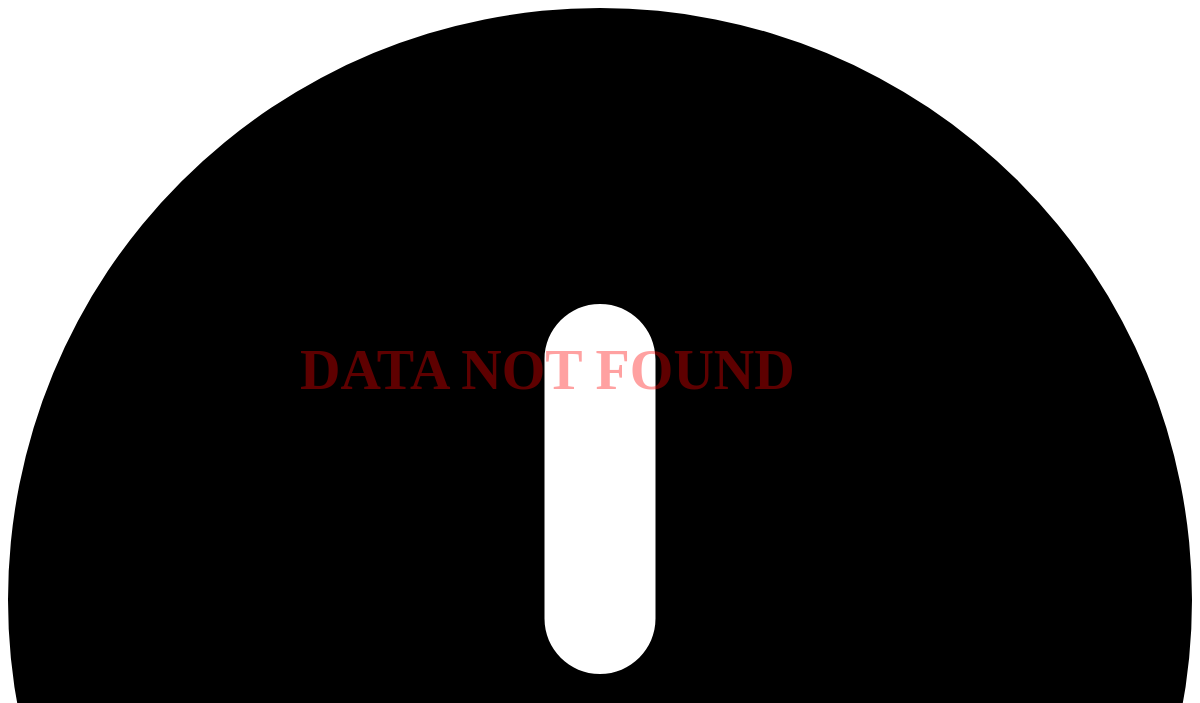
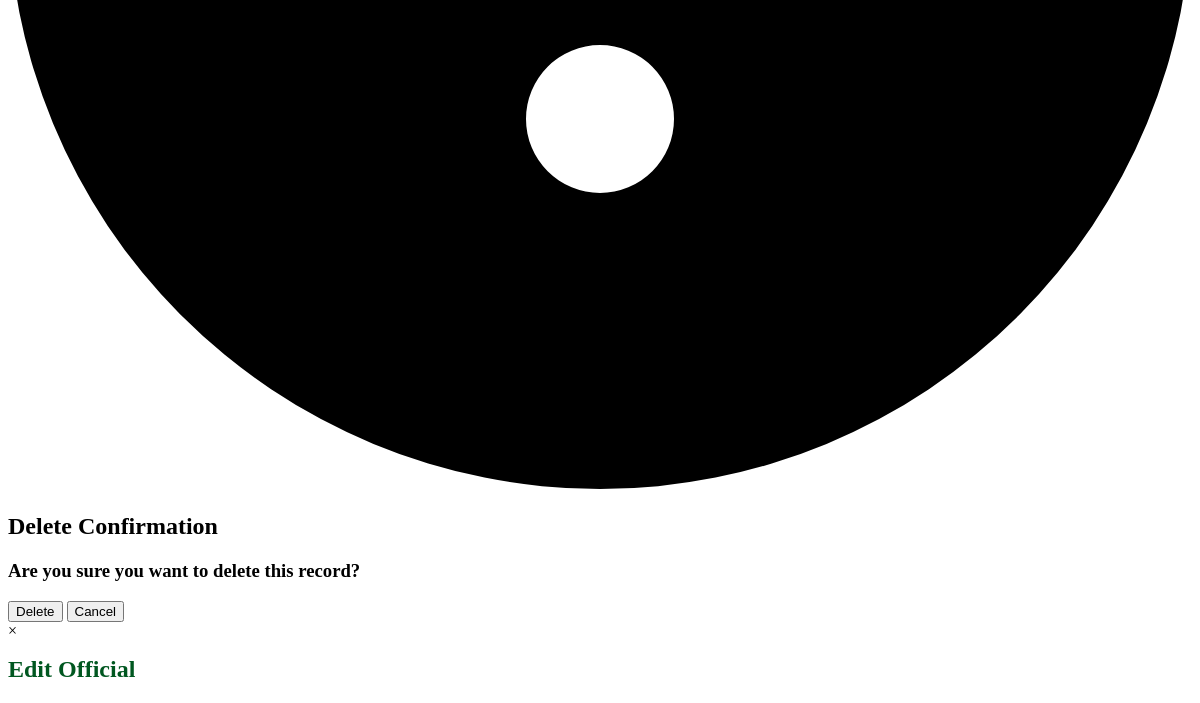
Page /administrator/admin_panel/brgy_official_folder/table.php?page=2&limit=10 (upper part) on the earlier database version (2 pictures, top to bottom).
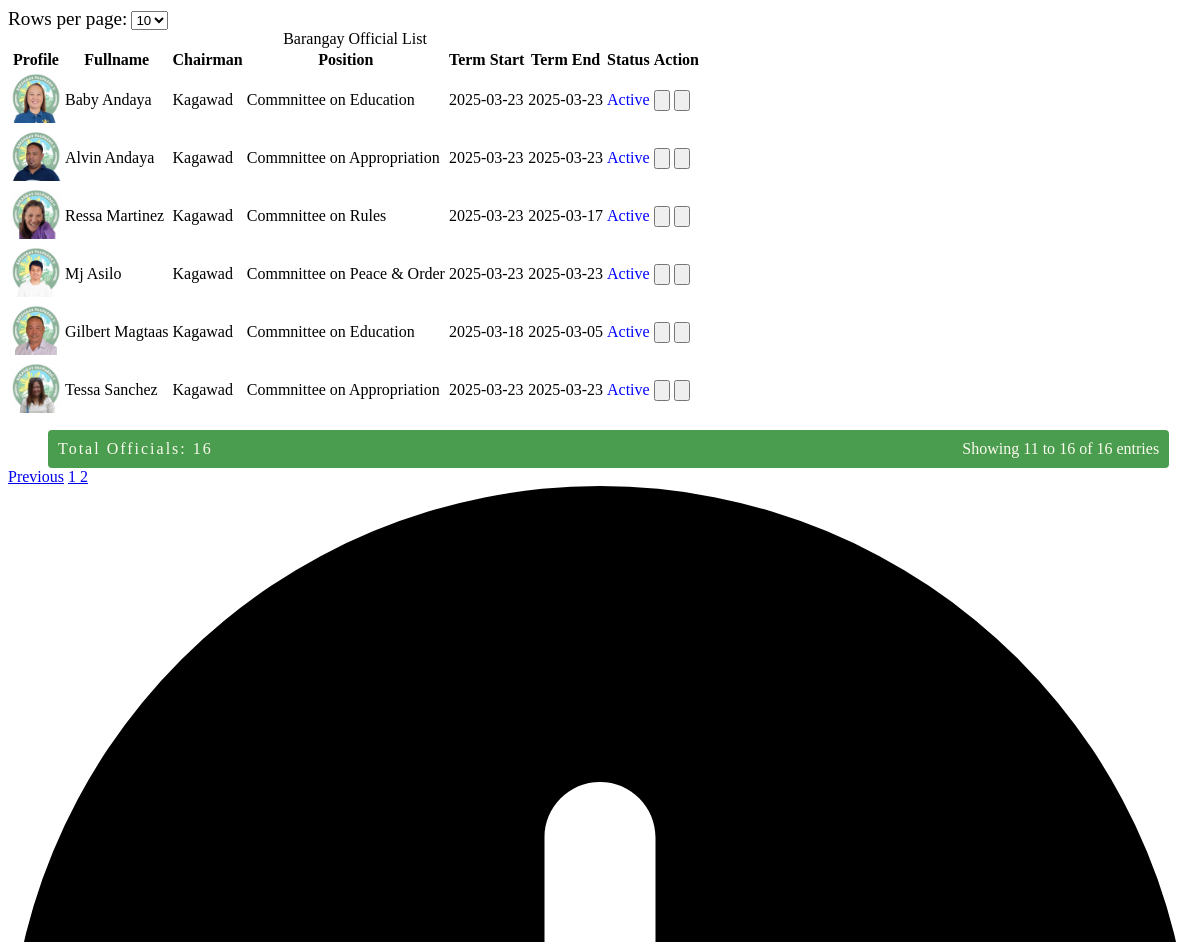
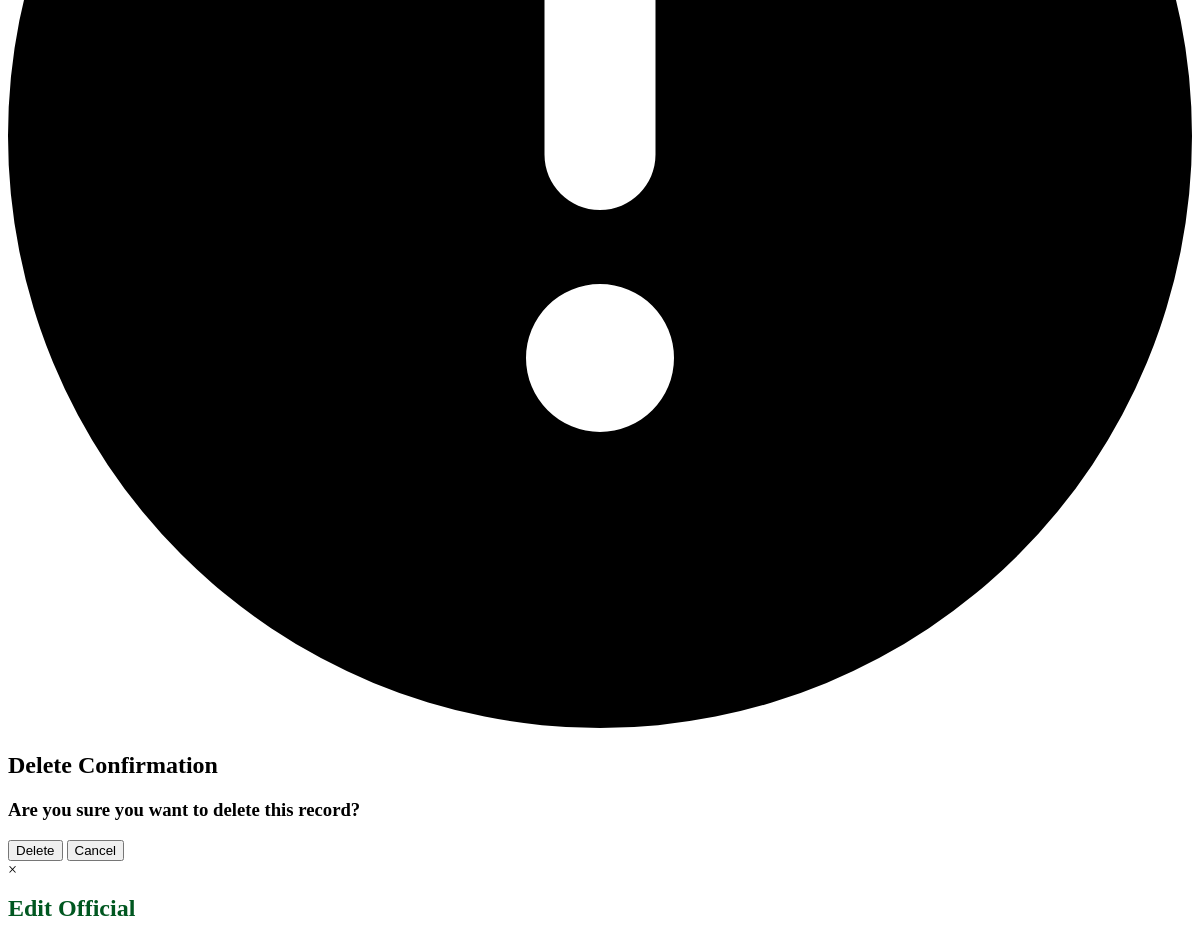
Same page on the later database version (2 pictures, top to bottom).
### tables this page shows
CREATE TABLE `barangay_official` (
  `id` int(11) NOT NULL,
  `fullname` varchar(200) NOT NULL,
  `chairmanship` varchar(200) NOT NULL,
  `position` varchar(200) NOT NULL,
  `term_start` date NOT NULL,
  `term_end` date NOT NULL,
  `status` int(11) NOT NULL,
  `photo` varchar(200) NOT NULL
);

### administrator/admin_panel/brgy_official_folder/table.php (the view, shortened to what this page needs)
<!DOCTYPE html>
<html lang="en">
<head>
</head>
<body>
<?php
require("../../database/conn_db.php");
    $page = isset($_GET['page']) ? max(1, (int)$_GET['page']) : 1;
    $limit = isset($_GET['limit']) ? max(1, (int)$_GET['limit']) : 10;
    $offset = ($page - 1) * $limit;
    $countQuery = "SELECT COUNT(*) AS total FROM barangay_official";
    $countResult = $conn->query($countQuery);
    $totalRows = $countResult->fetch_assoc()['total'];
    $totalPages = max(1, ceil($totalRows / $limit));
    $startRow = ($page - 1) * $limit + 1;
    $endRow = min($page * $limit, $totalRows);
    $sql = "SELECT * FROM barangay_official LIMIT $limit OFFSET $offset";
    $result = $conn->query($sql);
    if ($result->num_rows > 0) {
?>
    <div class="limit-selector">
        <form method="GET" action="">
            <label for="limit">Rows per page:</label>
            <select name="limit" id="limit" onchange="this.form.submit()">
                <option value="10" <?php if ($limit == 10) echo 'selected'; ?>>10</option>
            </select>
        </form>
    </div>
    <table>
        <caption>Barangay Official List</caption>
        <tr>
            <th>Profile</th>
            <th>Fullname</th>
            <th>Chairman</th>
            <th>Position</th>
            <th>Term Start</th>
            <th>Term End</th>
            <th>Status</th>
            <th>Action</th>
        </tr>
        <?php
        while ($row = $result->fetch_assoc()) {
            $id = $row['id'];
            $fullname = $row["fullname"];
            $chairman = $row["chairmanship"];
            $position = $row["position"];
            $term_start = $row["term_start"];
            $term_end = $row["term_end"];
            $status = $row["status"];
            $image = $row["photo"];
        ?>
        <tr class="table_hover">
            <td class="img"><img src="../../asset/image/official/<?php echo $image?>" alt="" width="50" /></td>
            <td><?php echo $fullname; ?></td>
            <td><?php echo $chairman; ?></td>
            <td><?php echo $position; ?></td>
            <td><?php echo $term_start; ?></td>
            <td><?php echo $term_end; ?></td>
            <td>
                <?php echo $status == 1 ? "<p style='color:blue;'>Active</p>" : "<p style='color:red;'>Inactive</p>"; ?>
            </td>
            <td>
                <div id="form_up_del_official">
                    <button id="update_official_btn" class="update_btn" data-id="<?php echo $id; ?>"></button>
                    <button id="delete_official_btn" class="delete_btn_official" data-id="<?php echo $id; ?>"></button>
                </div>
            </td>
        </tr>
        <?php
        }
        ?>
    </table>
    <div class="table-footer">
        <div class="total-count">Total Officials: <?php echo $totalRows; ?></div>
        <div class="pagination-info">
            Showing <?php echo $startRow; ?> to <?php echo $endRow; ?> of <?php echo $totalRows; ?> entries
        </div>
    </div>
    <div class="pagination">
        <?php if ($page > 1): ?>
            <a href="?page=<?php echo $page - 1; ?>&limit=<?php echo $limit; ?>">Previous</a>
        <?php endif; ?>
        <?php for ($i = 1; $i <= $totalPages; $i++): ?>
            <a href="?page=<?php echo $i; ?>&limit=<?php echo $limit; ?>" class="<?php echo $i == $page ? 'active' : ''; ?>">
                <?php echo $i; ?>
            </a>
        <?php endfor; ?>
    </div>
<?php
} else { ?>
    <div class="Data-not-found">
        <h1>DATA NOT FOUND</h1>
    </div>
<?php
}
?>
<div id="delete-modal" class="delete-modal">
    <div class="delete-modal-content">
        <span><svg xmlns="http://www.w3.org/2000/svg" viewBox="0 0 512 512"><path d="M256 512A256 256 0 1 0 256 0a256 256 0 1 0 0 512zm0-384c13.3 0 24 10.7 24 24l0 112c0 13.3-10.7 24-24 24s-24-10.7-24-24l0-112c0-13.3 10.7-24 24-24zM224 352a32 32 0 1 1 64 0 32 32 0 1 1 -64 0z"/></svg></span>
        <h2>Delete Confirmation</h2>
        <h3>Are you sure you want to delete this record?</h3>
        <div class="div-delete">
            <button id="confirm-delete" class="btn-delete">Delete</button>
            <button id="cancel-delete" class="btn-delete">Cancel</button>
        </div>
    </div>
</div>
<div id="edit-modal" class="edit-modal">
    <div class="edit-modal-content">
        <span onclick="this.parentElement.parentElement.style.display='none';" class="update-close-btn">&times;</span>
        <?php include("update_temp.php");?>
    </div>
</div>
</body>
</html>

Differences in the rows shown:
added barangay_official: photo (picture), fullname "Baby Andaya", chairmanship "Kagawad", position "Commnittee on Education", term_start "2025-03-23", term_end "2025-03-23", status "Active"
added barangay_official: photo (picture), fullname "Alvin Andaya", chairmanship "Kagawad", position "Commnittee on Appropriation", term_start "2025-03-23", term_end "2025-03-23", status "Active"
added barangay_official: photo (picture), fullname "Ressa Martinez", chairmanship "Kagawad", position "Commnittee on Rules", term_start "2025-03-23", term_end "2025-03-17", status "Active"
added barangay_official: photo (picture), fullname "Mj Asilo", chairmanship "Kagawad", position "Commnittee on Peace & Order", term_start "2025-03-23", term_end "2025-03-23", status "Active"
added barangay_official: photo (picture), fullname "Gilbert Magtaas", chairmanship "Kagawad", position "Commnittee on Education", term_start "2025-03-18", term_end "2025-03-05", status "Active"
added barangay_official: photo (picture), fullname "Tessa Sanchez", chairmanship "Kagawad", position "Commnittee on Appropriation", term_start "2025-03-23", term_end "2025-03-23", status "Active"
Other differences:
form field limit: (not shown) → "10"
$totalRows: (not shown) → "16"
$startRow: (not shown) → "11"
$endRow: (not shown) → "16"
text no longer shown: "DATA NOT FOUND"
text now shown: "Rows per page: Barangay Official List Profile Fullname Chairman Position Term Start Term End Status Action Total Officials: Showing to of entries Previous"
new list line: "1"
new list line: "2"
